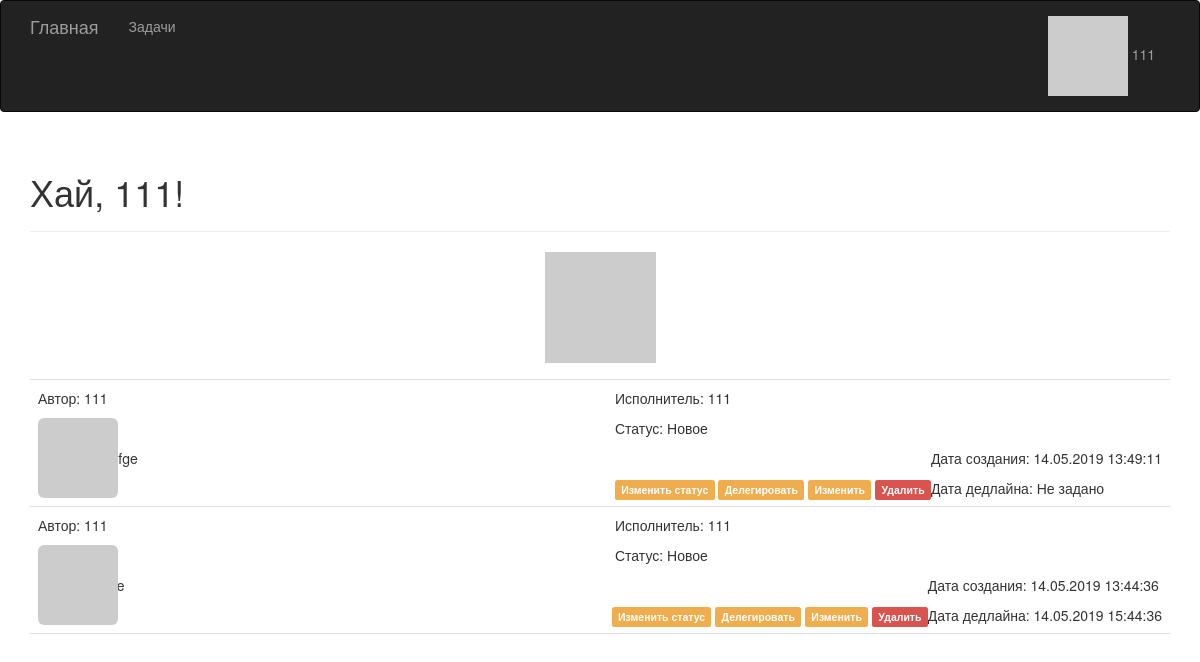
The app's page /old (signed in) with its own data.
### main.py (models this page shows, shortened)
class User(UserMixin, db.Model):
    __tablename__ = 'users'
    id = db.Column(db.Integer, primary_key=True)
    username = db.Column(db.String(64), unique=True, index=True)
    password_hash = db.Column(db.String(128))
    posts = db.relationship('Post', backref='author', lazy='dynamic')
    about = db.Column(db.Text)
    @property
    def password(self):
        raise AttributeError('пароль прочесть нельзя.')
    def gravatar(self, size=100, default='identicon', rating='g'):
        url = 'https://secure.gravatar.com/avatar'
        email = '{}@bookmarks.ru'.format(self.username.lower()).encode('utf-8')
        email_hash = hashlib.md5(email).hexdigest()
        return '{url}/{hash}?s={size}&d={default}&r={rating}'.format(
            url=url, hash=email_hash, size=size, default=default, rating=rating)
    def robohash(self, size=200):
        url = 'https://robohash.org/'
        return url + self.username + '?size={}x{}'.format(size, size)

class Post(db.Model):
    __tablename__ = 'posts'
    id = db.Column(db.Integer, primary_key=True)
    body = db.Column(db.Text)
    author_name = db.Column(db.Text)
    exec_name = db.Column(db.Text)
    date_offset = db.Column(db.Integer)
    timestamp = db.Column(db.DateTime, index=True, default=datetime.utcnow)
    date_end = db.Column(db.DateTime)
    author_id = db.Column(db.Integer, db.ForeignKey('users.id'))
    exec_id = db.Column(db.Integer)
    status = db.Column(db.Integer)
    finish = db.Column(db.Integer)

### main.py (the view)
@app.route('/old', methods=['GET', 'POST'])
def old():
    admin_posts = Post.query.filter_by(author_id=1).order_by(Post.timestamp.desc()).all()
    return render_template('index.html', posts=admin_posts)

### main.py (called while the page is built)
@app.context_processor
def inject_app_name():
    return dict(app_name="Заметки")

@login_manager.user_loader
def load_user(user_id):
    return User.query.get(int(user_id))

### templates/index.html (shortened to what this page needs)
{% extends "base.html" %}
{% import "bootstrap/wtf.html" as wtf %}
{% block page_content %}
<div class="page-header">
    <h1>
        Хай,
        {% if current_user.is_authenticated %}
            {{ current_user.username }}!
        {% else %}
        Герлс!
        {% endif %}
    </h1>
</div>
{% if current_user.is_authenticated %}
<div>
    <p class="text-center"><img src="{{ current_user.robohash(size=200) }}"></p>
</div>
{% endif %}
{% include "_posts.html" %}
{% endblock %}

### templates/base.html (shortened to what this page needs)
{% extends "bootstrap/base.html" %}
{% block head %}
{{ super() }}
<link rel="stylesheet" type="text/css" href="{{ url_for('static', filename='style.css') }}">
{% endblock %}
{% block navbar %}
<div class="navbar navbar-inverse" role="navigation">
   <div class="container">
      <div class="navbar-header">
         <a class="navbar-brand" href="/">Главная</a>
      </div>
      <div class="navbar-collapse collapse">
        <ul class="nav navbar-nav">
            <li><a href="{{ url_for('posts') }}">Задачи</a></li>
        </ul>
        <ul class="nav navbar-nav navbar-right">
            {% if current_user.is_authenticated %}
            <li class="dropdown">
                <a href="#" class="dropdown-toggle" data-toggle="dropdown">
                    <img src="{{ current_user.gravatar(size=18) }}" />
                    {{ current_user.username }}
                </a>
            </li>
            {% else %}
            <li><a href="{{ url_for('login') }}">Войти</a></li>
            {% endif %}
        </ul>
      </div>
   </div>
</div>
{% endblock %}
{% block content %}
<div class="container">
    {% block page_content %}{% endblock %}
</div>
{% endblock %}

### templates/post.html
<li class="post">
   <div class="row">
       <div class="col-md-6">
           <p>Автор: {{ post.author.username }}</p>
          <div class="profile-thumbnail">
            <img class="img-rounded profile-thumbnail" src="{{ post.author.gravatar(size=40) }}">
          </div>
       </div>
       <div class="col-md-6">
           <p>Исполнитель: {{ post.exec_name }}</p>
           <p>Статус: {% if post.finish %}Завершено{% elif post.status == 0 %}Новое{% else %}Шаг {{ post.status }}{% endif %}</p>
       </div>
   </div>
  <div class="post-content">
      <div class="post-date">
          <p>Дата создания: {{ post.timestamp.strftime('%d.%m.%Y %H:%M:%S') }}</p>
          <p>Дата дедлайна: {% if post.date_end %}{{ post.date_end.strftime('%d.%m.%Y %H:%M:%S') }}{% else %}Не задано{% endif %}</p>
      </div>
      <div class="post-body">{{ post.body|safe }}</div>
      <div class="post-footer">
          {% if current_user.is_authenticated
              and request.url_rule.endpoint != 'index' %}
            <a href="{{ url_for('change_status_post', post_id=post.id) }}">
                <span class="label label-warning">Изменить статус</span>
            </a>
            <a href="{{ url_for('delegate_post', post_id=post.id) }}">
                <span class="label label-warning">Делегировать</span>
            </a>
            <a href="{{ url_for('edit_post', post_id=post.id) }}">
                <span class="label label-warning">Изменить</span>
            </a>
            <a href="{{ url_for('delete_post', post_id=post.id) }}">
                <span class="label label-danger">Удалить</span>
            </a>
        {% endif %}
      </div>
  </div>
</li>

### static/style.css (style rules this page uses)
.profile-thumbnail { position: absolute; }
ul.posts li.post { padding: 8px; border-bottom: 1px solid #e0e0e0; }
div.post-date { float: right; }
div.post-content { margin-left: 48px; min-height: 48px; }
div.post-footer { text-align: right; }
div.post-footer a:hover, div.post-footer a:visited, div.post-footer a:link, div.post-footer a:active { text-decoration: none; }

### records on screen
User: username "111"
Post: author.username "111", exec_name "111", finish "Новое", timestamp "14.05.2019 13:49:11", shows "Не задано"
Post: author.username "111", exec_name "111", finish "Новое", timestamp "14.05.2019 13:44:36", date_end "14.05.2019 15:44:36"
